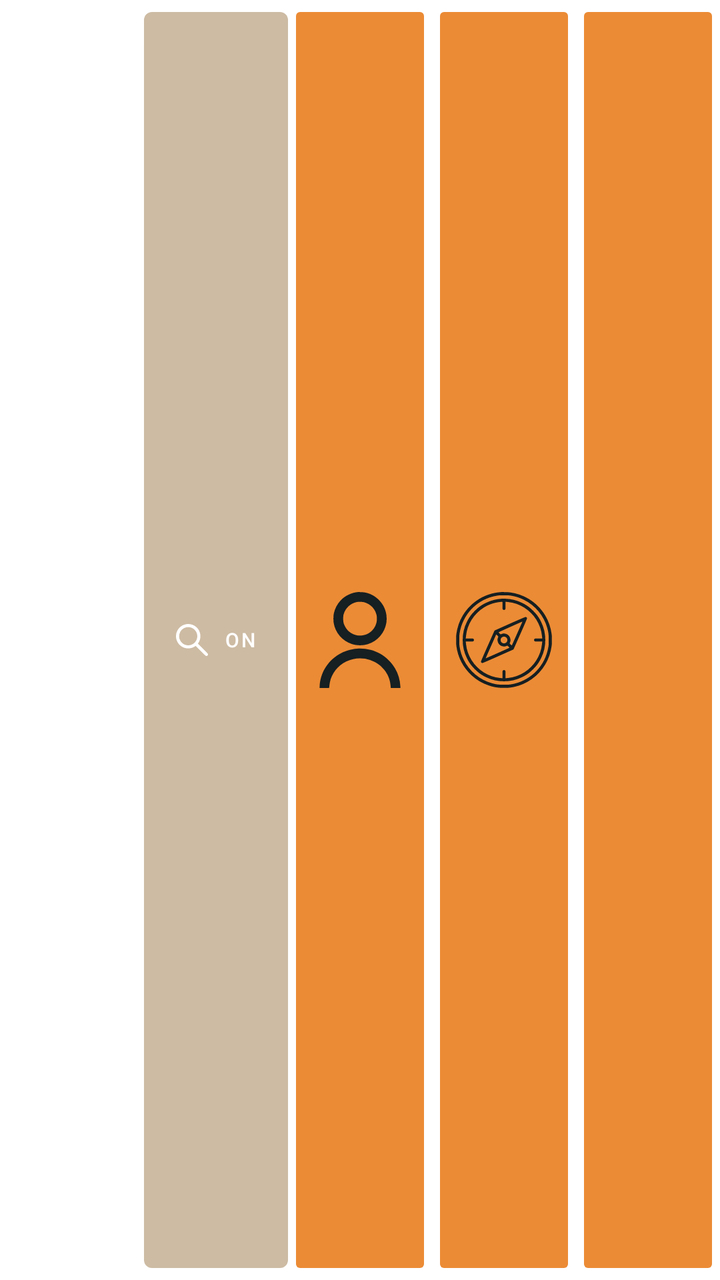
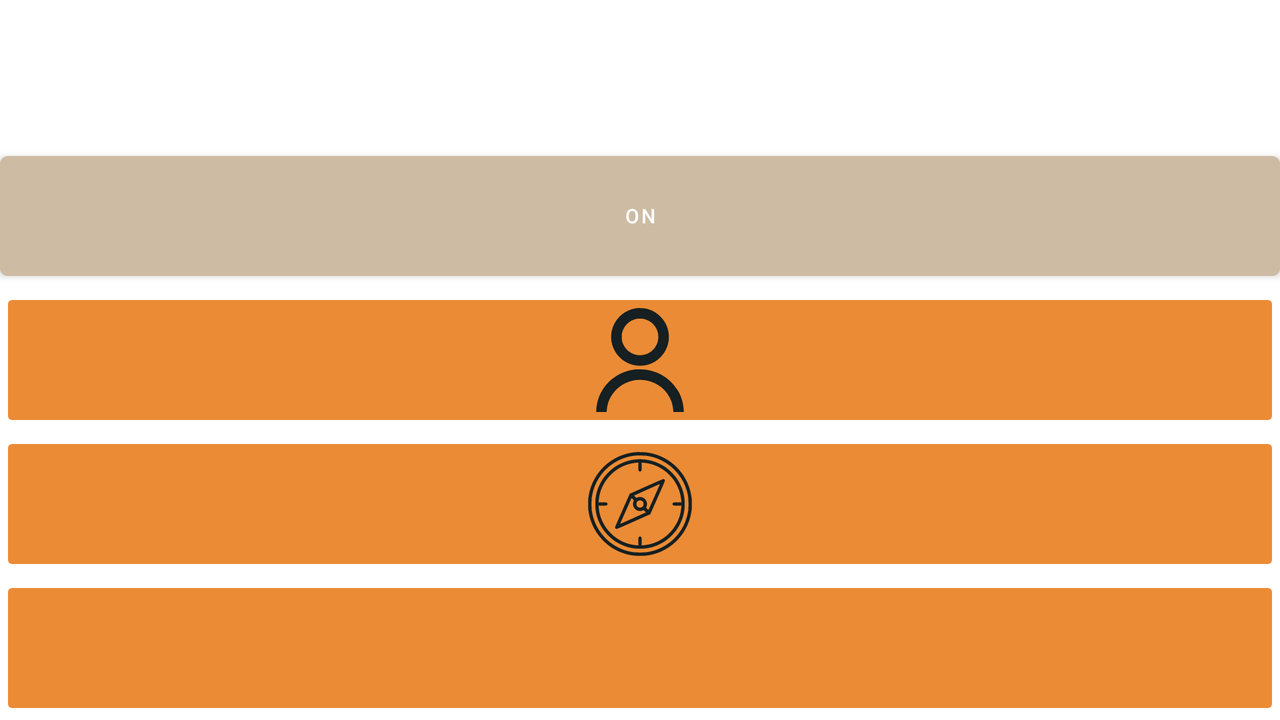

Two renders of one Android screen. The first uses the default layout on a phone; the second uses the alternative layout the repository ships for a different screen configuration, on a matching device. The two XML files are below.
<!-- AndroidManifest.xml: application theme Theme.GPSSportMap -->
<!-- res/layout/top_bar_ui.xml -->
<?xml version="1.0" encoding="utf-8"?>
<LinearLayout xmlns:android="http://schemas.android.com/apk/res/android"
    xmlns:app="http://schemas.android.com/apk/res-auto"
    android:layout_width="match_parent"
    android:layout_height="match_parent"
    android:gravity="end"
    android:orientation="horizontal"
    android:weightSum="10">

    <Button
        android:id="@+id/buttonTrack"
        style="@style/Buttons"
        android:layout_width="0dp"
        android:layout_height="match_parent"
        android:layout_weight="2"
        android:onClick="trackButtonOnClick"
        android:text="ON"
        android:textSize="10sp"
        app:icon="@drawable/ic_track"
        app:iconSize="16dp"
        app:rippleColor="@color/ui_button" />

    <ImageButton
        android:id="@+id/imageButton"
        style="@style/Image_buttons"
        android:layout_width="0dp"
        android:layout_height="match_parent"
        android:layout_weight="2"
        android:onClick="userProfileButtonOnClick"
        app:srcCompat="@drawable/ic_user_profile" />

    <ImageButton
        android:id="@+id/compassButton"
        style="@style/Image_buttons"
        android:layout_width="0dp"
        android:layout_height="match_parent"
        android:layout_weight="2"
        android:onClick="compassButtonOnClick"
        app:srcCompat="@drawable/ic_compass_icon" />

    <ImageButton
        android:id="@+id/sessionsBoardButton"
        style="@style/Image_buttons"
        android:layout_width="0dp"
        android:layout_height="match_parent"
        android:layout_weight="2"
        android:onClick="sessionsBoardButtonOnClick"
        app:srcCompat="@drawable/ic_3bars" />

</LinearLayout>
<!-- resources referenced by this layout -->
<resources>
  <color name="ui_button">#eb8b35</color>
  <!-- drawable ic_compass_icon: vector/xml drawable (drawable, 3994 chars, omitted) -->
  <!-- drawable ic_track (drawable) -->
  <vector xmlns:android="http://schemas.android.com/apk/res/android"
      android:width="512dp"
      android:height="512dp"
      android:viewportWidth="512"
      android:viewportHeight="512">
    <path
        android:pathData="M172.2,1.5c-72.4,9.2 -132,55.3 -158.5,122.5 -9.7,24.4 -13.1,43.1 -13.1,71.5 0,28.4 3.4,47.1 13.1,71.5 39.1,99 148.9,148.2 249.3,111.8 12.1,-4.4 34.1,-15.9 43.5,-22.7l8,-5.8 79.5,79.2c72.5,72.3 79.9,79.4 84.4,80.9 9.8,3.2 19.2,1.1 26.1,-5.9 7,-6.9 9.1,-16.3 5.9,-26.1 -1.5,-4.5 -8.6,-11.9 -81,-84.4l-79.3,-79.5 2.5,-3c1.4,-1.7 5,-7.1 8.1,-12 35.9,-57.4 39.7,-128.3 10.3,-189.3 -10.2,-21.2 -21.5,-36.9 -38.4,-53.7 -28.6,-28.4 -64.1,-46.5 -104.6,-53.6 -15.4,-2.7 -40.8,-3.3 -55.8,-1.4zM222,52.5c58.4,11.3 103.2,55.2 115.7,113.5 3.3,15 3.7,40.5 1,54.5 -12,61.6 -56.1,106 -117.2,118.1 -12.5,2.5 -39.5,2.5 -52,-0 -18.5,-3.7 -35.5,-10.2 -50.3,-19.4 -63.9,-39.7 -87.2,-121.5 -53.6,-188.4 21.7,-43.3 62.2,-72.4 110.4,-79.4 11.8,-1.7 34.2,-1.1 46,1.1z"
        android:fillColor="#000000"
        android:strokeColor="#00000000"/>
  </vector>
  <!-- drawable ic_user_profile (drawable) -->
  <vector xmlns:android="http://schemas.android.com/apk/res/android"
      android:width="512dp"
      android:height="512dp"
      android:viewportWidth="512"
      android:viewportHeight="512">
    <path
        android:pathData="M241.5,0.6c-16.6,1.8 -31.9,6.5 -49,14.9 -15.6,7.7 -27,16.1 -39.2,28.8 -18.5,19.4 -31,43.1 -36.8,69.7 -2.6,11.9 -3.1,36.3 -1.1,49.5 8.2,53.1 45.8,97.2 96.8,113.9 27.5,9 59.2,9.1 86.8,0.4 50.9,-16.1 88.8,-60.1 97.5,-113.3 1.9,-11.5 1.9,-32.4 0,-44 -5,-30.8 -18.1,-56.4 -40.4,-78.6 -20.9,-20.8 -43.6,-33.1 -71.6,-39 -8.8,-1.9 -34.3,-3.2 -43,-2.3zM278.5,54.8c33.9,9.3 58.9,35.6 66,69.3 2,9.2 1.9,27 -0.1,36.7 -4,19.5 -15.6,38.6 -31.1,51.2 -9.4,7.6 -17.7,12.2 -28.8,15.9 -43.8,14.5 -91,-6.1 -110.4,-48.1 -6.3,-13.7 -7.6,-20.1 -7.6,-37.8 0,-13.1 0.4,-16.7 2.3,-23.5 9.5,-33.3 36.7,-58.3 70.7,-65.1 9.6,-1.9 29.7,-1.2 39,1.4z"
        android:fillColor="#000000"
        android:strokeColor="#00000000"/>
    <path
        android:pathData="M241.5,302.1c-70.9,4.2 -135.7,43.8 -172.3,105.2 -17.2,28.8 -27.3,63.1 -28.4,96.4l-0.3,8.3 25.7,-0c23.9,-0 25.8,-0.1 25.8,-1.8 0.1,-5.3 2.2,-22.8 3.6,-29.7 9.5,-46.5 42.6,-88.4 86.9,-110 57.7,-28.1 125.7,-21.2 176,18 10.9,8.5 25.7,24.2 33.1,35 17.3,25.5 25.4,48.8 27.9,80.3l0.7,8.2 25.7,-0 25.8,-0 -0.4,-8.3c-1.6,-34.6 -11.3,-67.5 -28.5,-96.4 -42,-70.5 -118.1,-110.2 -201.3,-105.2z"
        android:fillColor="#000000"
        android:strokeColor="#00000000"/>
  </vector>
  <style name="Image_buttons" parent="Widget.AppCompat.ImageButton">
          <item name="cornerRadius">5sp</item>
          <item name="android:scaleType">fitCenter</item>
          <item name="android:adjustViewBounds">true</item>
          <item name="android:layout_margin">0dp</item>
          <item name="android:backgroundTint">@color/ui_button</item>
          <item name="android:tint">@color/dark_gray</item>
          <item name="android:layout_gravity">center</item>
      </style>
  <style name="Theme.GPSSportMap" parent="Theme.MaterialComponents.DayNight.NoActionBar">
          
          <item name="colorPrimary">@color/creme</item>
          <item name="colorPrimaryVariant">@color/dark_gray</item>
          <item name="colorOnPrimary">@color/white</item>
          
          <item name="colorSecondary">@color/teal_200</item>
          <item name="colorSecondaryVariant">@color/teal_700</item>
          <item name="colorOnSecondary">@color/black</item>
          
          <item name="android:statusBarColor" tools:targetApi="l">?attr/colorPrimaryVariant</item>
          
      </style>
  <color name="dark_gray">#161f21</color>
  <color name="creme">#cdbba3</color>
  <color name="white">#FFFFFFFF</color>
  <color name="teal_200">#FF03DAC5</color>
  <color name="teal_700">#FF018786</color>
  <color name="black">#FF000000</color>
</resources>
<!-- res/layout-land/top_bar_ui.xml (the repository's variant of the layout above) -->
<!-- drawn on the phone turned sideways -->
<?xml version="1.0" encoding="utf-8"?>
<LinearLayout xmlns:android="http://schemas.android.com/apk/res/android"
    xmlns:app="http://schemas.android.com/apk/res-auto"
    android:layout_width="match_parent"
    android:layout_height="match_parent"
    android:gravity="bottom"
    android:orientation="vertical"
    android:weightSum="10">

    <Button
        android:id="@+id/buttonTrack"
        style="@style/Buttons"
        android:layout_width="match_parent"
        android:layout_height="0dp"
        android:layout_weight="2"
        android:onClick="trackButtonOnClick"
        android:text="ON"
        android:textSize="10sp"
        app:iconSize="16dp"
        app:rippleColor="@color/ui_button" />

    <ImageButton
        android:id="@+id/imageButton"
        style="@style/Image_buttons"
        android:layout_width="match_parent"
        android:layout_height="0dp"
        android:layout_weight="2"
        android:onClick="userProfileButtonOnClick"
        app:srcCompat="@drawable/ic_user_profile" />

    <ImageButton
        android:id="@+id/compassButton"
        style="@style/Image_buttons"
        android:layout_width="match_parent"
        android:layout_height="0dp"
        android:layout_weight="2"
        android:onClick="compassButtonOnClick"
        app:srcCompat="@drawable/ic_compass_icon" />

    <ImageButton
        android:id="@+id/sessionsBoardButton"
        style="@style/Image_buttons"
        android:layout_width="match_parent"
        android:layout_height="0dp"
        android:layout_weight="2"
        android:onClick="sessionsBoardButtonOnClick"
        app:srcCompat="@drawable/ic_3bars" />

</LinearLayout>
<!-- resources referenced by the variant -->
<!-- as the phone turned sideways resolves them -->
<resources>
  <color name="ui_button">#eb8b35</color>
  <!-- drawable ic_compass_icon: vector/xml drawable (drawable, 3994 chars, omitted) -->
  <!-- drawable ic_user_profile (drawable) -->
  <vector xmlns:android="http://schemas.android.com/apk/res/android"
      android:width="512dp"
      android:height="512dp"
      android:viewportWidth="512"
      android:viewportHeight="512">
    <path
        android:pathData="M241.5,0.6c-16.6,1.8 -31.9,6.5 -49,14.9 -15.6,7.7 -27,16.1 -39.2,28.8 -18.5,19.4 -31,43.1 -36.8,69.7 -2.6,11.9 -3.1,36.3 -1.1,49.5 8.2,53.1 45.8,97.2 96.8,113.9 27.5,9 59.2,9.1 86.8,0.4 50.9,-16.1 88.8,-60.1 97.5,-113.3 1.9,-11.5 1.9,-32.4 0,-44 -5,-30.8 -18.1,-56.4 -40.4,-78.6 -20.9,-20.8 -43.6,-33.1 -71.6,-39 -8.8,-1.9 -34.3,-3.2 -43,-2.3zM278.5,54.8c33.9,9.3 58.9,35.6 66,69.3 2,9.2 1.9,27 -0.1,36.7 -4,19.5 -15.6,38.6 -31.1,51.2 -9.4,7.6 -17.7,12.2 -28.8,15.9 -43.8,14.5 -91,-6.1 -110.4,-48.1 -6.3,-13.7 -7.6,-20.1 -7.6,-37.8 0,-13.1 0.4,-16.7 2.3,-23.5 9.5,-33.3 36.7,-58.3 70.7,-65.1 9.6,-1.9 29.7,-1.2 39,1.4z"
        android:fillColor="#000000"
        android:strokeColor="#00000000"/>
    <path
        android:pathData="M241.5,302.1c-70.9,4.2 -135.7,43.8 -172.3,105.2 -17.2,28.8 -27.3,63.1 -28.4,96.4l-0.3,8.3 25.7,-0c23.9,-0 25.8,-0.1 25.8,-1.8 0.1,-5.3 2.2,-22.8 3.6,-29.7 9.5,-46.5 42.6,-88.4 86.9,-110 57.7,-28.1 125.7,-21.2 176,18 10.9,8.5 25.7,24.2 33.1,35 17.3,25.5 25.4,48.8 27.9,80.3l0.7,8.2 25.7,-0 25.8,-0 -0.4,-8.3c-1.6,-34.6 -11.3,-67.5 -28.5,-96.4 -42,-70.5 -118.1,-110.2 -201.3,-105.2z"
        android:fillColor="#000000"
        android:strokeColor="#00000000"/>
  </vector>
  <style name="Image_buttons" parent="Widget.AppCompat.ImageButton">
          <item name="cornerRadius">5sp</item>
          <item name="android:scaleType">fitCenter</item>
          <item name="android:adjustViewBounds">true</item>
          <item name="android:layout_margin">0dp</item>
          <item name="android:backgroundTint">@color/ui_button</item>
          <item name="android:tint">@color/dark_gray</item>
          <item name="android:layout_gravity">center</item>
      </style>
  <style name="Theme.GPSSportMap" parent="Theme.MaterialComponents.DayNight.NoActionBar">
          
          <item name="colorPrimary">@color/creme</item>
          <item name="colorPrimaryVariant">@color/dark_gray</item>
          <item name="colorOnPrimary">@color/white</item>
          
          <item name="colorSecondary">@color/teal_200</item>
          <item name="colorSecondaryVariant">@color/teal_700</item>
          <item name="colorOnSecondary">@color/black</item>
          
          <item name="android:statusBarColor" tools:targetApi="l">?attr/colorPrimaryVariant</item>
          
      </style>
  <color name="dark_gray">#161f21</color>
  <color name="creme">#cdbba3</color>
  <color name="white">#FFFFFFFF</color>
  <color name="teal_200">#FF03DAC5</color>
  <color name="teal_700">#FF018786</color>
  <color name="black">#FF000000</color>
</resources>
